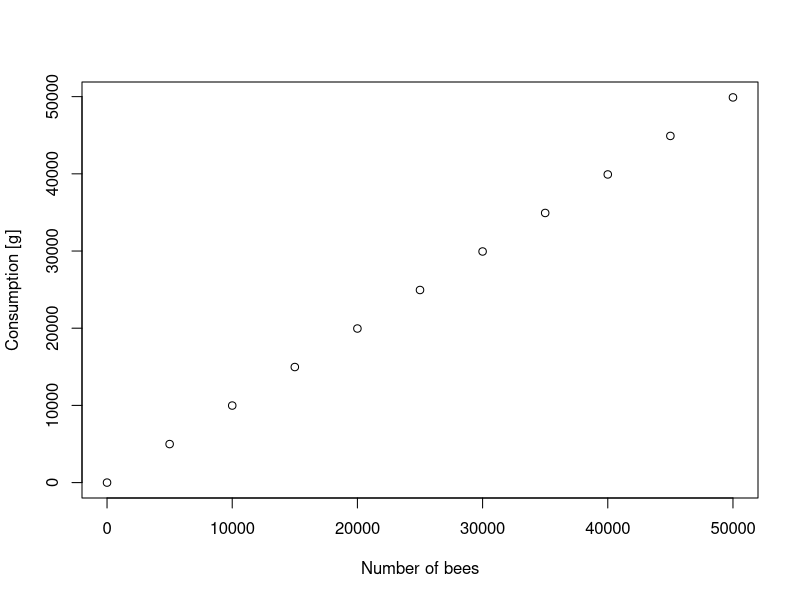
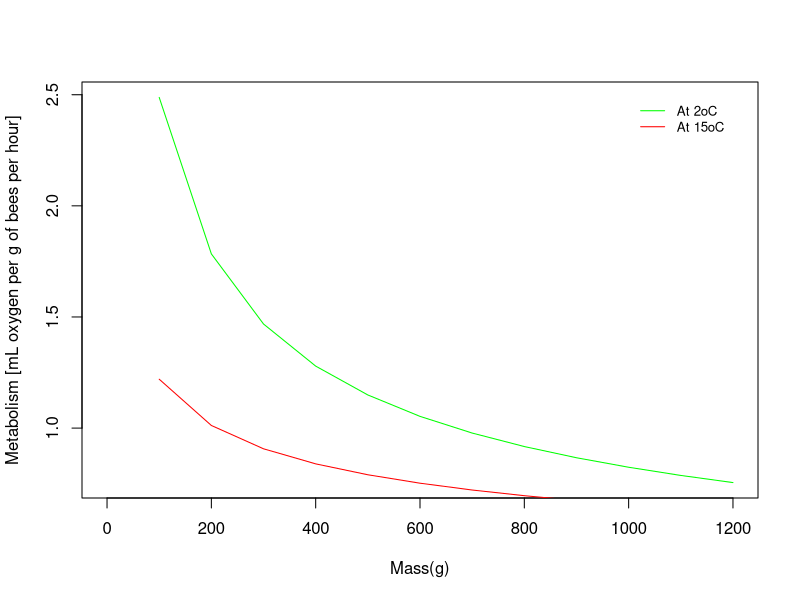

Generate these figures, in order, with R:
png(filename="C:/git/winter_module/Image/pollenconsumption.png",width=10, height=6, units="in",res=250)
pollent=seq(from = 0, to = 50000, by = 5000)
Nbeest=seq(from = 0, to = 50000, by = 5000)
Pollent1=pollent-0.002*Nbeest
plot(Nbeest,Pollent1,xlab="Number of bees", ylab="Consumption [g]")
dev.off()

png(filename="C:/git/winter_module/Image/metabolism versus temperature.png",width=10, height=6, units="in",res=250)
BW= seq(from = 0, to = 1200, by = 100)
vo2at2=22.69*BW^-0.48
vo2at15=4.23*BW^-0.27
plot(BW,vo2at2,type='l',col='green',xlab="Mass(g)", ylab="Metabolism [mL oxygen per g of bees per hour]")
lines(BW,vo2at15,col='red')
legend(1000, 2.5, legend=c("At 2oC", "At 15oC"),col=c("green", "red"),lty=1:1, cex=0.8,box.lty=0)
dev.off
